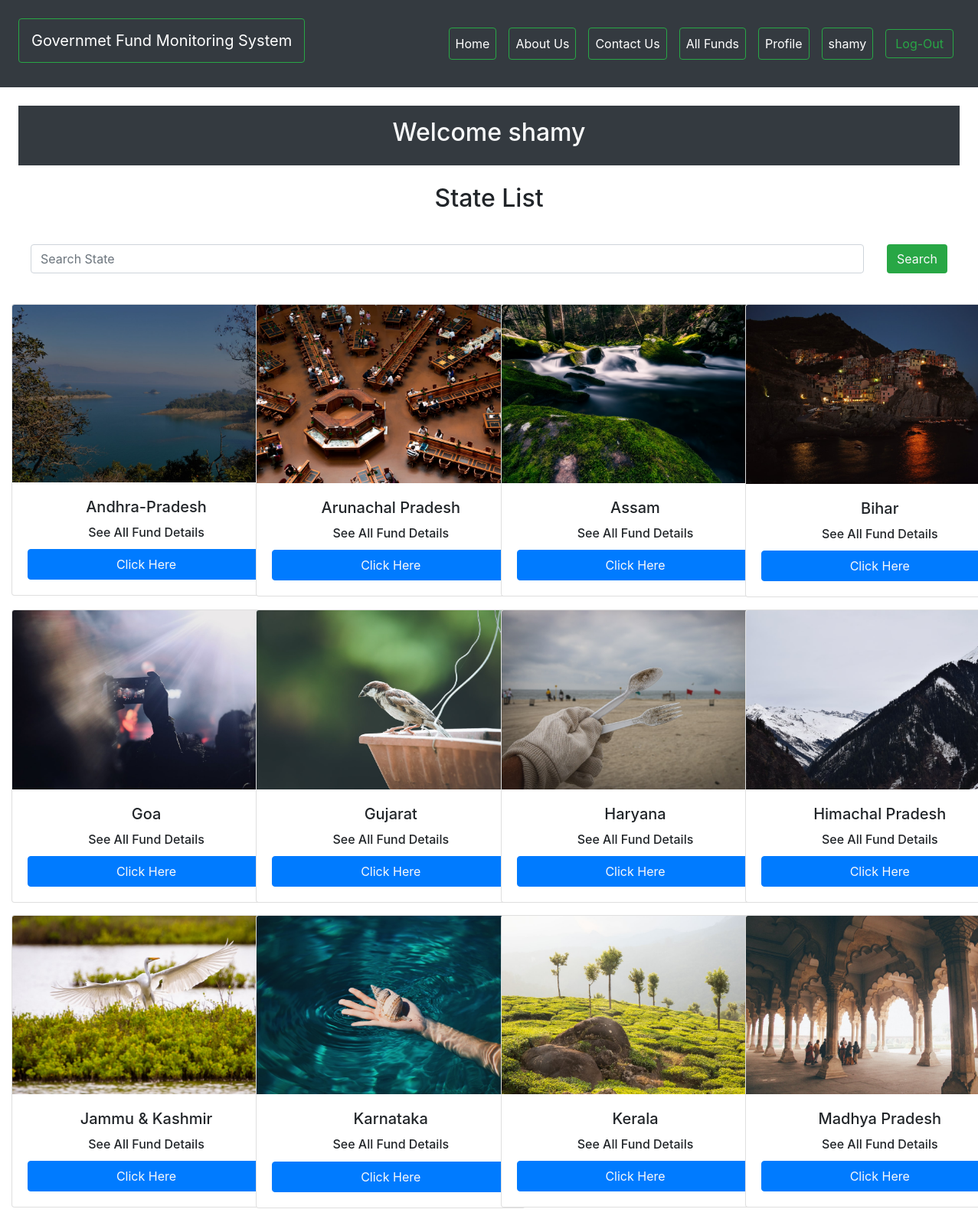
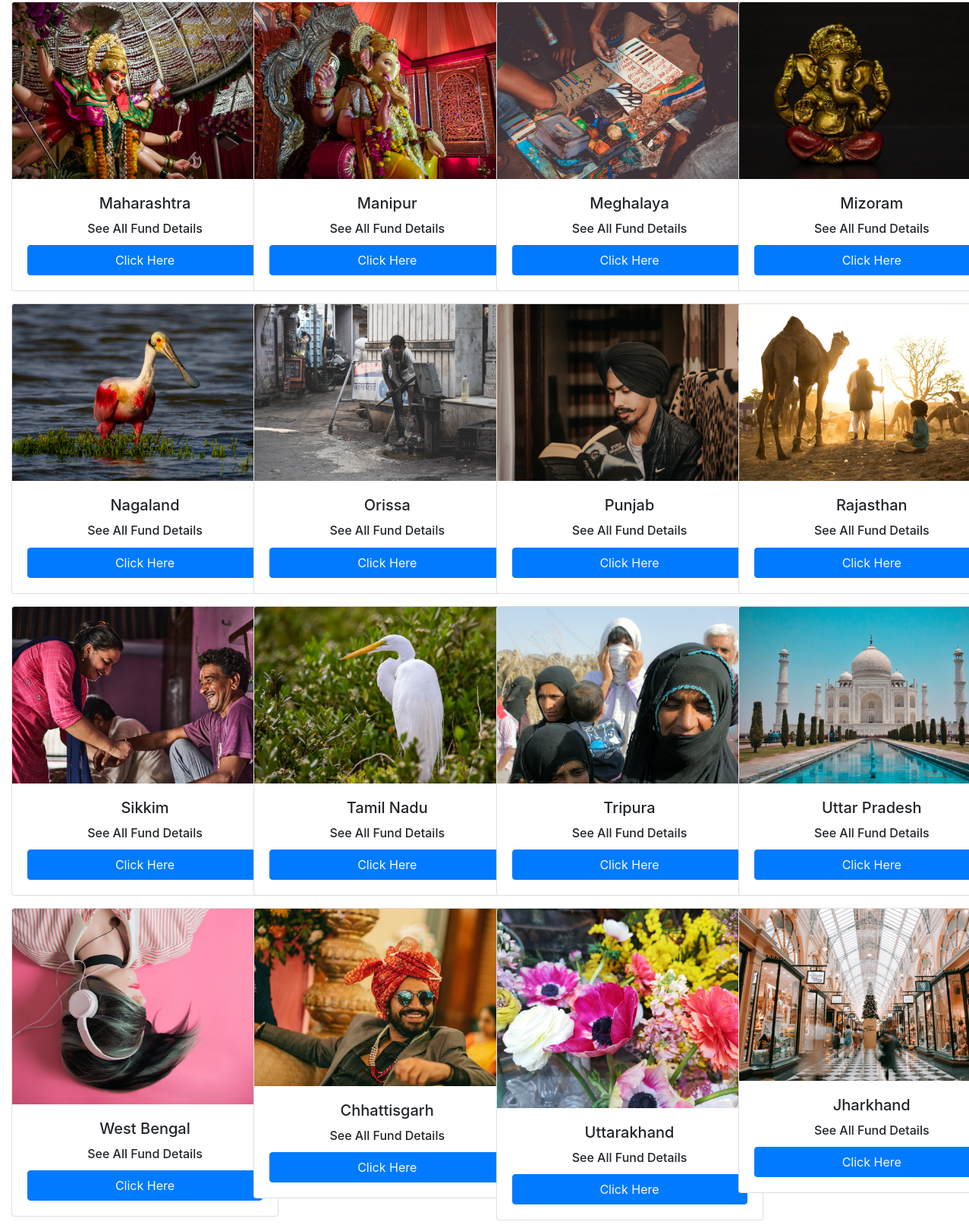
/welcome/ (signed in, upper part), run on the app's committed database (2 pictures, top to bottom).
### mainApp/models.py (models this page shows, shortened)
class State(models.Model):
    id = models.AutoField(primary_key=True)
    name = models.CharField(max_length=50)
    pic = models.FileField(upload_to="image",default=None, null=True, blank=True)

### mainApp/views.py (the view)
# urls.py: path('welcome/',views.welcomePage),
@login_required(login_url='/login/')
def welcomePage(request):
    state = State.objects.all()
    if(request.method=="POST"):
        active = True
        search = request.POST.get("search")
        state = State.objects.filter(Q(name__icontains=search))
        return render(request,'welcome.html',{"State":state,"Active":active})
    active = False
    return render(request,'welcome.html',{"State":state,"Active":active})

### mainApp/templates/welcome.html (shortened to what this page needs)
{% extends "index.html" %}
{% load static %}
{% block body  %}
<div class="mt-4 mb-2 p-3 bg-dark m-4">
    <h2 class="text-center text-light">Welcome {{request.user}}</h2>
</div>
<div class="mt-3">
    <h2 class="text-center">State List</h2>
</div>
<div class="text-center m-4 p-3" style="margin:10px;">
    <form class="d-flex w-100 text-center" role="search" action="" method="POST">
        <input class="form-control me-2" type="search" placeholder="Search State" name="search" aria-label="Search">
        <button class="btn bg-success text-light" style="margin-left:30px;" type="submit">Search</button>
    </form>
</div>
<div class="container-fluid">
    <div class="row">
    {% for i in State  %}
        <div class="col-lg-3 col-md-3 col-12 mb-3">
            <div class="card" style="width: 22rem;">
                {% if i.pic %}
                <img class="card-img-top" src="{{i.pic.url}}"alt="{{i.name}}">
                {% endif %}
                <div class="card-body">
                    <h5 class="card-title text-center">{{i.name}}</h5>
                    <h6 class="card-title text-center">See All Fund Details</h6>
                    <button class="btn btn-primary w-100 p-0"><a href="/state-fund/{{i.id}}/" class="btn text-light">Click Here</a></button>
                </div>
            </div>
        </div>
        {% endfor %}
    </div>
</div>
{% endblock  %}

### mainApp/templates/index.html (shortened to what this page needs)
{% load static %}
<!DOCTYPE html>
<html lang="en">
<head>
    <link rel="stylesheet" href="https://maxcdn.bootstrapcdn.com/bootstrap/4.5.2/css/bootstrap.min.css">
    <link rel="stylesheet" href="{% static 'CSS/index.css' %}">
</head>
<body>
    <nav class="navbar navbar-expand-lg navbar-dark bg-dark p-4">
        <h3><a class="navbar-brand btn btn-outline-success p-3" href="/">Governmet Fund Monitoring System</a></h3>
        <div class="collapse navbar-collapse" id="navbarSupportedContent">
            <ul class="navbar-nav ml-auto">
                <li class="nav-item active m-2">
                    <a class="nav-link btn btn-outline-success" href="/">Home <span class="sr-only">(current)</span></a>
                </li>
                <li class="nav-item active m-2">
                    <a class="nav-link btn btn-outline-success" href="/about/">About Us <span class="sr-only">(current)</span></a>
                </li>
                <li class="nav-item active m-2">
                    <a class="nav-link btn btn-outline-success" href="/contact/">Contact Us <span class="sr-only">(current)</span></a>
                </li>
                {% if request.user.is_authenticated %}
                <li class="nav-item active m-2">
                    <a class="nav-link btn btn-outline-success" href="/welcome/">All Funds<span class="sr-only">(current)</span></a>
                </li>
                <li class="nav-item active m-2">
                    <a class="nav-link btn btn-outline-success" href="/profile/">Profile <span class="sr-only">(current)</span></a>
                </li>
                <li class="nav-item active m-2">
                    <a class="nav-link btn btn-outline-success" href="/profile/">{{request.user}} <span class="sr-only">(current)</span></a>
                </li>
                {% endif %}
            </ul>
            <form class="form-inline mx-8 my-4 my-lg-2">
                {% if request.user.is_authenticated %}
                <a href="/logout/" button class="btn btn-outline-success mx-2 my-2 my-sm-0" onclick="fun()" type="submit">Log-Out</button></a>
                {% else %}
                <a href="/login/" button class="btn btn-outline-success mx-2 my-2 my-sm-0" type="submit">Log-In</button></a>
                {% endif %}
            </form>
        </div>
    </nav>
    {% block body  %}{% endblock %}
</body>
</html>

### mainApp/static/CSS/index.css (style rules this page uses)
* { margin: 0; padding: 0; box-sizing: border-box; }

### data on the page
State: pic (picture), name "Andhra-Pradesh"
State: pic (picture), name "Arunachal Pradesh"
State: pic (picture), name "Assam"
State: pic (picture), name "Bihar"
State: pic (picture), name "Goa"
State: pic (picture), name "Gujarat"
State: pic (picture), name "Haryana"
State: pic (picture), name "Himachal Pradesh"
State: pic (picture), name "Jammu & Kashmir"
State: pic (picture), name "Karnataka"
State: pic (picture), name "Kerala"
State: pic (picture), name "Madhya Pradesh"
State: pic (picture), name "Maharashtra"
State: pic (picture), name "Manipur"
State: pic (picture), name "Meghalaya"
State: pic (picture), name "Mizoram"
State: pic (picture), name "Nagaland"
State: pic (picture), name "Orissa"
State: pic (picture), name "Punjab"
State: pic (picture), name "Rajasthan"
State: pic (picture), name "Sikkim"
State: pic (picture), name "Tamil Nadu"
State: pic (picture), name "Tripura"
State: pic (picture), name "Uttar Pradesh"
State: pic (picture), name "West Bengal"
State: pic (picture), name "Chhattisgarh"
State: pic (picture), name "Uttarakhand"
State: pic (picture), name "Jharkhand"

### other printed values
{{ request.user }} "shamy"
